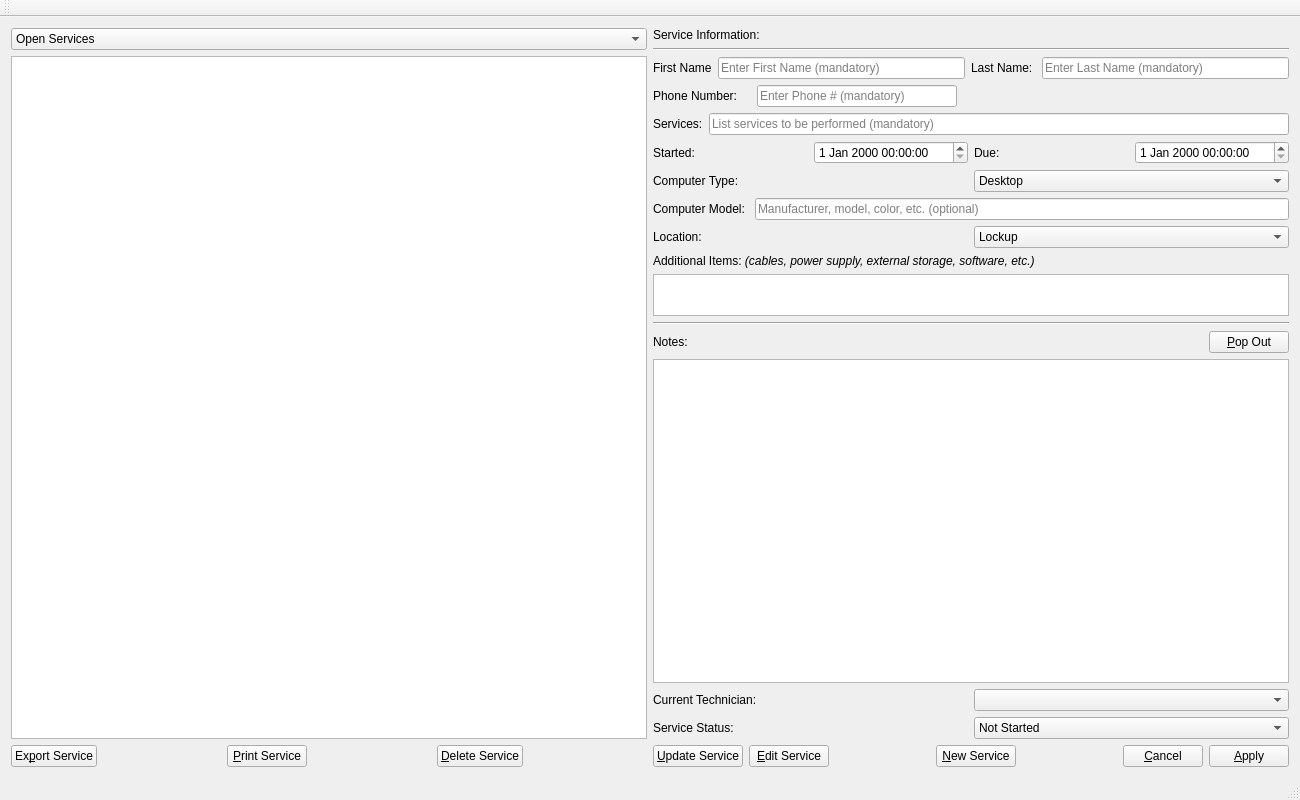
<?xml version="1.0" encoding="UTF-8"?>
<ui version="4.0">
 <class>TechNotes</class>
 <widget class="QMainWindow" name="TechNotes">
  <property name="geometry">
   <rect>
    <x>0</x>
    <y>0</y>
    <width>1300</width>
    <height>800</height>
   </rect>
  </property>
  <property name="windowTitle">
   <string>TechNotes</string>
  </property>
  <widget class="QWidget" name="centralWidget">
   <layout class="QHBoxLayout" name="horizontalLayout">
    <item>
     <layout class="QVBoxLayout" name="verticalLayout">
      <item>
       <widget class="QComboBox" name="servicesComboBox">
        <property name="sizePolicy">
         <sizepolicy hsizetype="Preferred" vsizetype="Fixed">
          <horstretch>0</horstretch>
          <verstretch>0</verstretch>
         </sizepolicy>
        </property>
        <item>
         <property name="text">
          <string>Open Services</string>
         </property>
        </item>
        <item>
         <property name="text">
          <string>Closed Services</string>
         </property>
        </item>
       </widget>
      </item>
      <item>
       <widget class="QListWidget" name="servicesListWidget"/>
      </item>
      <item>
       <layout class="QHBoxLayout" name="horizontalLayout_10">
        <item>
         <widget class="QPushButton" name="exportServiceButton">
          <property name="toolTip">
           <string>&lt;html&gt;&lt;head/&gt;&lt;body&gt;&lt;p&gt;Export selected service to a plain .txt file&lt;/p&gt;&lt;/body&gt;&lt;/html&gt;</string>
          </property>
          <property name="text">
           <string>Ex&amp;port Service</string>
          </property>
         </widget>
        </item>
        <item>
         <spacer name="horizontalSpacer_3">
          <property name="orientation">
           <enum>Qt::Horizontal</enum>
          </property>
          <property name="sizeHint" stdset="0">
           <size>
            <width>40</width>
            <height>20</height>
           </size>
          </property>
         </spacer>
        </item>
        <item>
         <widget class="QPushButton" name="printServiceButton">
          <property name="text">
           <string>&amp;Print Service</string>
          </property>
         </widget>
        </item>
        <item>
         <spacer name="horizontalSpacer_6">
          <property name="orientation">
           <enum>Qt::Horizontal</enum>
          </property>
          <property name="sizeHint" stdset="0">
           <size>
            <width>40</width>
            <height>20</height>
           </size>
          </property>
         </spacer>
        </item>
        <item>
         <widget class="QPushButton" name="deleteServiceButton">
          <property name="text">
           <string>&amp;Delete Service</string>
          </property>
         </widget>
        </item>
        <item>
         <spacer name="horizontalSpacer_4">
          <property name="orientation">
           <enum>Qt::Horizontal</enum>
          </property>
          <property name="sizeHint" stdset="0">
           <size>
            <width>40</width>
            <height>20</height>
           </size>
          </property>
         </spacer>
        </item>
       </layout>
      </item>
     </layout>
    </item>
    <item>
     <layout class="QVBoxLayout" name="verticalLayout_2">
      <item>
       <widget class="QLabel" name="label_9">
        <property name="text">
         <string>Service Information:</string>
        </property>
       </widget>
      </item>
      <item>
       <widget class="Line" name="line_2">
        <property name="orientation">
         <enum>Qt::Horizontal</enum>
        </property>
       </widget>
      </item>
      <item>
       <layout class="QHBoxLayout" name="horizontalLayout_2">
        <item>
         <widget class="QLabel" name="firstNameLabel">
          <property name="text">
           <string>First Name</string>
          </property>
         </widget>
        </item>
        <item>
         <widget class="QLineEdit" name="firstNameEdit">
          <property name="alignment">
           <set>Qt::AlignLeading|Qt::AlignLeft|Qt::AlignVCenter</set>
          </property>
          <property name="placeholderText">
           <string>Enter First Name (mandatory)</string>
          </property>
         </widget>
        </item>
        <item>
         <widget class="QLabel" name="label_11">
          <property name="text">
           <string>Last Name: </string>
          </property>
         </widget>
        </item>
        <item>
         <widget class="QLineEdit" name="lastNameEdit">
          <property name="placeholderText">
           <string>Enter Last Name (mandatory)</string>
          </property>
         </widget>
        </item>
       </layout>
      </item>
      <item>
       <layout class="QHBoxLayout" name="horizontalLayout_11">
        <item>
         <widget class="QLabel" name="label_8">
          <property name="text">
           <string>Phone Number:    </string>
          </property>
         </widget>
        </item>
        <item>
         <widget class="QLineEdit" name="phoneNumberEdit">
          <property name="sizePolicy">
           <sizepolicy hsizetype="Preferred" vsizetype="Fixed">
            <horstretch>0</horstretch>
            <verstretch>0</verstretch>
           </sizepolicy>
          </property>
          <property name="minimumSize">
           <size>
            <width>200</width>
            <height>0</height>
           </size>
          </property>
          <property name="text">
           <string/>
          </property>
          <property name="placeholderText">
           <string>Enter Phone # (mandatory)</string>
          </property>
         </widget>
        </item>
        <item>
         <spacer name="horizontalSpacer_5">
          <property name="orientation">
           <enum>Qt::Horizontal</enum>
          </property>
          <property name="sizeType">
           <enum>QSizePolicy::Expanding</enum>
          </property>
          <property name="sizeHint" stdset="0">
           <size>
            <width>40</width>
            <height>20</height>
           </size>
          </property>
         </spacer>
        </item>
       </layout>
      </item>
      <item>
       <layout class="QHBoxLayout" name="horizontalLayout_3">
        <item>
         <widget class="QLabel" name="serviceLabel">
          <property name="text">
           <string>Services:</string>
          </property>
         </widget>
        </item>
        <item>
         <widget class="QLineEdit" name="servicesEdit">
          <property name="placeholderText">
           <string>List services to be performed (mandatory)</string>
          </property>
         </widget>
        </item>
       </layout>
      </item>
      <item>
       <layout class="QHBoxLayout" name="horizontalLayout_6">
        <item>
         <widget class="QLabel" name="label_4">
          <property name="text">
           <string>Started: </string>
          </property>
         </widget>
        </item>
        <item>
         <widget class="QDateTimeEdit" name="startedDateTimeEdit"/>
        </item>
        <item>
         <widget class="QLabel" name="label_5">
          <property name="text">
           <string>Due: </string>
          </property>
         </widget>
        </item>
        <item>
         <widget class="QDateTimeEdit" name="dueDateTimeEdit"/>
        </item>
       </layout>
      </item>
      <item>
       <layout class="QHBoxLayout" name="horizontalLayout_5">
        <item>
         <widget class="QLabel" name="label">
          <property name="text">
           <string>Computer Type: </string>
          </property>
         </widget>
        </item>
        <item>
         <widget class="QComboBox" name="computerTypeComboBox">
          <item>
           <property name="text">
            <string>Desktop</string>
           </property>
          </item>
          <item>
           <property name="text">
            <string>Laptop</string>
           </property>
          </item>
          <item>
           <property name="text">
            <string>Other</string>
           </property>
          </item>
         </widget>
        </item>
       </layout>
      </item>
      <item>
       <layout class="QHBoxLayout" name="horizontalLayout_4">
        <item>
         <widget class="QLabel" name="computerName">
          <property name="text">
           <string>Computer Model: </string>
          </property>
         </widget>
        </item>
        <item>
         <widget class="QLineEdit" name="computerModelEdit">
          <property name="placeholderText">
           <string>Manufacturer, model, color, etc. (optional)</string>
          </property>
         </widget>
        </item>
       </layout>
      </item>
      <item>
       <layout class="QVBoxLayout" name="verticalLayout_3">
        <item>
         <layout class="QHBoxLayout" name="horizontalLayout_12">
          <item>
           <widget class="QLabel" name="label_10">
            <property name="text">
             <string>Location:</string>
            </property>
           </widget>
          </item>
          <item>
           <widget class="QComboBox" name="locationComboBox">
            <item>
             <property name="text">
              <string>Lockup</string>
             </property>
            </item>
            <item>
             <property name="text">
              <string>Tech Deck 1</string>
             </property>
            </item>
            <item>
             <property name="text">
              <string>Tech Deck 2</string>
             </property>
            </item>
            <item>
             <property name="text">
              <string>Other</string>
             </property>
            </item>
           </widget>
          </item>
         </layout>
        </item>
        <item>
         <widget class="QLabel" name="label_2">
          <property name="text">
           <string>&lt;html&gt;&lt;head/&gt;&lt;body&gt;&lt;p&gt;Additional Items: &lt;span style=&quot; font-style:italic;&quot;&gt;(cables, power supply, external storage, software, etc.)&lt;/span&gt;&lt;/p&gt;&lt;/body&gt;&lt;/html&gt;</string>
          </property>
         </widget>
        </item>
        <item>
         <widget class="QTextEdit" name="additionalItemsEdit">
          <property name="sizePolicy">
           <sizepolicy hsizetype="Expanding" vsizetype="Fixed">
            <horstretch>0</horstretch>
            <verstretch>0</verstretch>
           </sizepolicy>
          </property>
          <property name="maximumSize">
           <size>
            <width>16777215</width>
            <height>42</height>
           </size>
          </property>
          <property name="baseSize">
           <size>
            <width>0</width>
            <height>0</height>
           </size>
          </property>
         </widget>
        </item>
        <item>
         <widget class="Line" name="line">
          <property name="orientation">
           <enum>Qt::Horizontal</enum>
          </property>
         </widget>
        </item>
       </layout>
      </item>
      <item>
       <layout class="QVBoxLayout" name="verticalLayout_4">
        <item>
         <layout class="QHBoxLayout" name="horizontalLayout_14">
          <item>
           <widget class="QLabel" name="label_3">
            <property name="sizePolicy">
             <sizepolicy hsizetype="Preferred" vsizetype="Preferred">
              <horstretch>1</horstretch>
              <verstretch>0</verstretch>
             </sizepolicy>
            </property>
            <property name="text">
             <string>Notes:</string>
            </property>
           </widget>
          </item>
          <item>
           <widget class="QPushButton" name="popOutButton">
            <property name="toolTip">
             <string>&lt;html&gt;&lt;head/&gt;&lt;body&gt;&lt;p&gt;Shows the notes for the current service in a new window.&lt;/p&gt;&lt;/body&gt;&lt;/html&gt;</string>
            </property>
            <property name="text">
             <string>&amp;Pop Out</string>
            </property>
           </widget>
          </item>
         </layout>
        </item>
        <item>
         <widget class="QTextEdit" name="notesEdit"/>
        </item>
       </layout>
      </item>
      <item>
       <layout class="QHBoxLayout" name="horizontalLayout_9">
        <item>
         <widget class="QLabel" name="label_7">
          <property name="text">
           <string>Current Technician:</string>
          </property>
         </widget>
        </item>
        <item>
         <widget class="QComboBox" name="currentTechnicianComboBox"/>
        </item>
       </layout>
      </item>
      <item>
       <layout class="QHBoxLayout" name="horizontalLayout_7">
        <item>
         <widget class="QLabel" name="label_6">
          <property name="text">
           <string>Service Status: </string>
          </property>
         </widget>
        </item>
        <item>
         <widget class="QComboBox" name="serviceStatusComboBox">
          <item>
           <property name="text">
            <string>Not Started</string>
           </property>
          </item>
          <item>
           <property name="text">
            <string>In Progress</string>
           </property>
          </item>
          <item>
           <property name="text">
            <string>Customer Called</string>
           </property>
          </item>
          <item>
           <property name="text">
            <string>Closed</string>
           </property>
          </item>
         </widget>
        </item>
       </layout>
      </item>
      <item>
       <layout class="QHBoxLayout" name="horizontalLayout_8">
        <item>
         <widget class="QPushButton" name="updateServiceButton">
          <property name="text">
           <string>&amp;Update Service</string>
          </property>
         </widget>
        </item>
        <item>
         <widget class="QPushButton" name="editServiceButton">
          <property name="text">
           <string>&amp;Edit Service</string>
          </property>
         </widget>
        </item>
        <item>
         <spacer name="horizontalSpacer_2">
          <property name="orientation">
           <enum>Qt::Horizontal</enum>
          </property>
          <property name="sizeHint" stdset="0">
           <size>
            <width>40</width>
            <height>20</height>
           </size>
          </property>
         </spacer>
        </item>
        <item>
         <widget class="QPushButton" name="newServiceButton">
          <property name="toolTip">
           <string>&lt;html&gt;&lt;head/&gt;&lt;body&gt;&lt;p&gt;Create a new service.&lt;/p&gt;&lt;/body&gt;&lt;/html&gt;</string>
          </property>
          <property name="text">
           <string>&amp;New Service</string>
          </property>
         </widget>
        </item>
        <item>
         <spacer name="horizontalSpacer">
          <property name="orientation">
           <enum>Qt::Horizontal</enum>
          </property>
          <property name="sizeHint" stdset="0">
           <size>
            <width>40</width>
            <height>20</height>
           </size>
          </property>
         </spacer>
        </item>
        <item>
         <widget class="QPushButton" name="cancelButton">
          <property name="text">
           <string>&amp;Cancel</string>
          </property>
         </widget>
        </item>
        <item>
         <widget class="QPushButton" name="applyButton">
          <property name="toolTip">
           <string>Apply changes to service</string>
          </property>
          <property name="text">
           <string>&amp;Apply</string>
          </property>
         </widget>
        </item>
       </layout>
      </item>
     </layout>
    </item>
   </layout>
  </widget>
  <widget class="QMenuBar" name="menuBar">
   <property name="geometry">
    <rect>
     <x>0</x>
     <y>0</y>
     <width>1300</width>
     <height>20</height>
    </rect>
   </property>
  </widget>
  <widget class="QToolBar" name="mainToolBar">
   <attribute name="toolBarArea">
    <enum>TopToolBarArea</enum>
   </attribute>
   <attribute name="toolBarBreak">
    <bool>false</bool>
   </attribute>
  </widget>
  <widget class="QStatusBar" name="statusBar"/>
 </widget>
 <layoutdefault spacing="6" margin="11"/>
 <tabstops>
  <tabstop>servicesComboBox</tabstop>
  <tabstop>servicesListWidget</tabstop>
  <tabstop>firstNameEdit</tabstop>
  <tabstop>lastNameEdit</tabstop>
  <tabstop>phoneNumberEdit</tabstop>
  <tabstop>servicesEdit</tabstop>
  <tabstop>startedDateTimeEdit</tabstop>
  <tabstop>dueDateTimeEdit</tabstop>
  <tabstop>computerTypeComboBox</tabstop>
  <tabstop>computerModelEdit</tabstop>
  <tabstop>locationComboBox</tabstop>
  <tabstop>additionalItemsEdit</tabstop>
  <tabstop>popOutButton</tabstop>
  <tabstop>notesEdit</tabstop>
  <tabstop>currentTechnicianComboBox</tabstop>
  <tabstop>serviceStatusComboBox</tabstop>
  <tabstop>exportServiceButton</tabstop>
  <tabstop>deleteServiceButton</tabstop>
  <tabstop>updateServiceButton</tabstop>
  <tabstop>newServiceButton</tabstop>
  <tabstop>applyButton</tabstop>
 </tabstops>
 <resources/>
 <connections/>
</ui>
